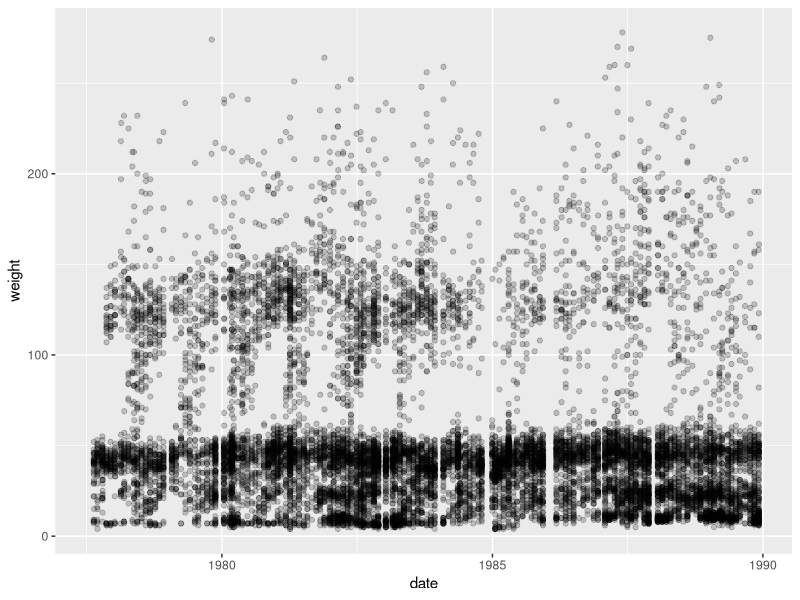
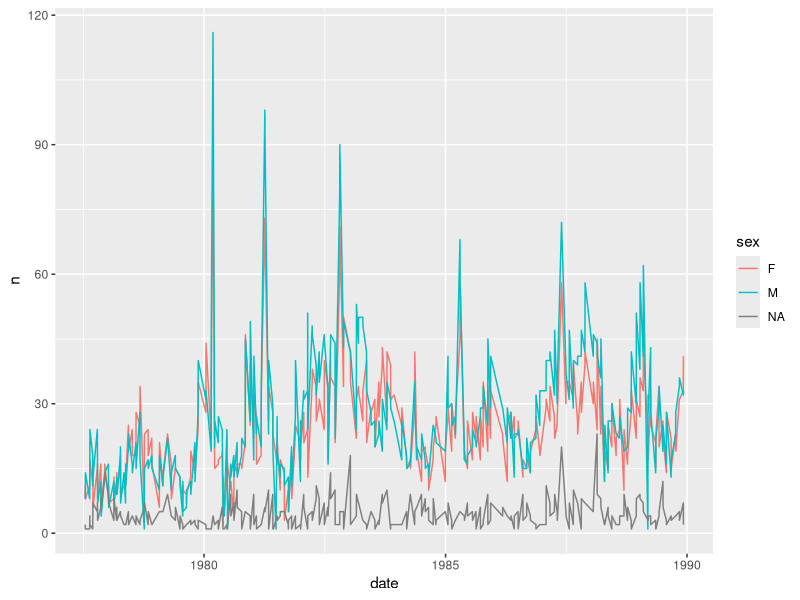

These figures' R source, in order:
library(tidyverse)
library(lubridate)
surveys <- read_csv(file = "data/cleaned/surveys_complete_77_89.csv")

select(surveys,plot_id,species_id,hindfoot_length)

select(surveys, -record_id, -year)
view(surveys)
select(surveys, c(3:5,10))

select(surveys, where(is.numeric)) 

select(surveys, where(anyNA))

filter(surveys,year == 1985)

filter(surveys, species_id %in% c("RM","DO"))

filter(surveys, year <= 1988 & !is.na(hindfoot_length))

filter(surveys, year >= 1980 & year <= 1985)

surveys_selected <- select(surveys, year, month, species_id, plot_id)

filter(select(surveys, -day),month >= 7)

surveys_noday <- select(surveys, -day)
filter(surveys_noday, month >= 7)

surveys_sub <- surveys %>% 
  select(-day) %>% 
  filter(month >= 7)

surveys_sub <- surveys %>% 
  filter(year == 1988) %>% 
  select(record_id, month, species_id)

surveys %>% 
  mutate(weight_kg = weight / 1000)

surveys %>% 
  mutate(weight_kg = weight / 1000,
         weight_lbs = weight_kg * 2.2)

surveys %>% 
  mutate(date = paste(year,month, day, sep = "-"))

surveys %>% mutate(date = paste(year, month, day, sep = "-")) %>% 
  relocate(date, .after = year)

surveys %>% 
  mutate( date  = paste(year,month,day,sep = "-"),
          date = ymd(date)) %>% 
  relocate(date, .after = year)

surveys %>%
  mutate(date = ymd(paste(year,month,day,sep = "-"))) %>% 
  relocate(date, .after = year)

date_surveys <- surveys %>% 
  mutate(date = paste(year,month,day, sep = "-"),
         date = ymd(date)) %>% 
  relocate(date, .after = year)

ggplot(data = date_surveys, mapping = aes(x = date,y = weight)) + geom_point(alpha = 0.2)

surveys %>% 
  group_by(sex) %>% 
  summarize(mean_weight = mean(weight,na.rm = T))

surveys %>% 
  group_by(sex) %>% 
  summarize(mean_weight = mean(weight,na.rm = T), n = n())

surveys %>% 
  group_by(species_id,sex) %>% 
  summarize(mean_weight = mean(weight, na.rm =T),
            n = n())

surveys %>% 
  filter(!is.na(weight)) %>% 
  group_by(species_id,sex) %>% 
  summarize(mean_weight = mean(weight),
            n = n())

surveys %>% 
  filter(!is.na(weight)) %>% 
  group_by(species_id, sex) %>% 
  summarize (mean_weight = mean(weight),
             n = n()) %>% 
  arrange(mean_weight)

surveys %>% 
  filter(!is.na(weight)) %>% 
  group_by(species_id,sex) %>% 
  summarize (mean_weight = mean(weight),
             m = n()) %>% 
  arrange(desc(mean_weight))

surveys %>% 
  filter(!is.na(weight)) %>% 
  group_by(species_id, sex) %>% 
  summarize(mean_weight = mean(weight),
            n = n()) %>% 
  arrange(desc(mean_weight)) %>% 
  ungroup()

surveys %>% 
  filter(!is.na(weight)) %>% 
  group_by(species_id, sex) %>% 
  mutate(mean_weight = mean(weight),
          weight_diff = weight - mean_weight) %>% 
  select(species_id,sex,contains("weight"))

caught_day <- surveys %>% 
  mutate(data = surveys, date = ymd(paste(year,month,day,sep = "-"))) %>% 
  group_by(date,sex) %>% 
  summarize(n = n())

ggplot(data = caught_day,mapping = aes(x = date, y = n, colour = sex)) + geom_line()

sp_by_plot <- surveys %>% 
  filter(!is.na(weight)) %>% 
  group_by(species_id,plot_id) %>% 
  summarise(mean_weight = mean(weight)) %>% 
  arrange(species_id,plot_id)

sp_by_plot_wide <- sp_by_plot %>% 
  pivot_wider(names_from = plot_id,
              values_from = mean_weight)

sp_by_plot %>% 
  filter(species_id == "BA" & plot_id == 1)

sp_by_plot_wide %>% 
  pivot_longer(cols = -species_id, names_to = "PLOT", values_to = "MEAN_WT") %>% 
  filter(!is.na(MEAN_WT))

surveys_sp<-sp_by_plot %>% 
  pivot_wider(names_from = plot_id, values_from = mean_weight,
              names_prefix = "plot_")

write_csv(surveys_sp, "data/cleaned/surveys_meanweight_plot.csv")
